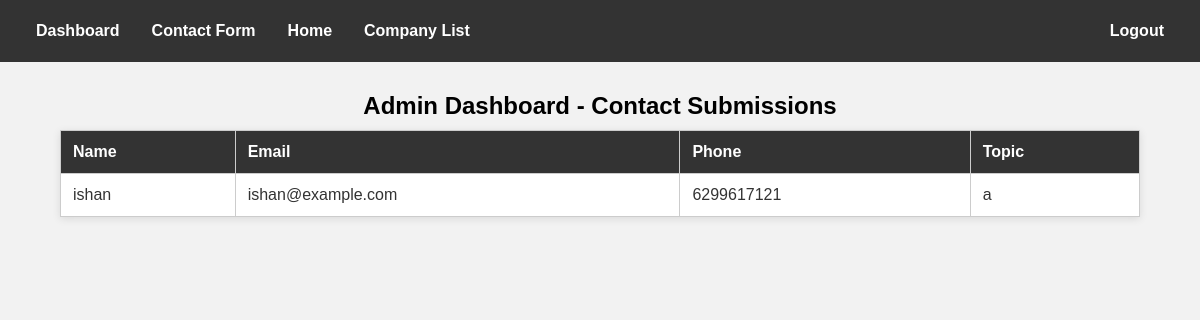
Screenshot of /jobapp/admin-dashboard/ (signed in) with the database file from the repository.
### jobapp/models.py (models this page shows, shortened)
class ContactUs(models.Model):
    name=models.CharField(max_length=20)
    email=models.EmailField(null=True)
    phone=models.CharField(null=True,max_length=10)
    topic=models.TextField()

### jobapp/views.py (the view)
# urls.py: path('admin-dashboard/', views.admin_dashboard, name='admin_dashboard'),
@user_passes_test(lambda u: u.is_superuser)
def admin_dashboard(request):
    contacts = ContactUs.objects.all()
    return render(request, 'admin_dashboard.html', {'contacts': contacts})

### jobapp/templates/admin_dashboard.html (shortened to what this page needs)
<!DOCTYPE html>
<html lang="en">
<head>
</head>
<body>
    <div class="navbar">
        <a href="{% url 'admin_dashboard' %}">Dashboard</a>
        <a href="{% url 'contact' %}">Contact Form</a>
        <a href="{% url 'home' %}">Home</a>
        <a href="{% url 'company_list' %}">Company List</a>
        <a href="{% url 'user_logout' %}" class="right">Logout</a>
    </div>
    <h2>Admin Dashboard - Contact Submissions</h2>
    <table>
        <tr>
            <th>Name</th>
            <th>Email</th>
            <th>Phone</th>
            <th>Topic</th>
        </tr>
        {% for contact in contacts %}
        <tr>
            <td>{{ contact.name }}</td>
            <td>{{ contact.email }}</td>
            <td>{{ contact.phone }}</td>
            <td>{{ contact.topic }}</td>
        </tr>
        {% empty %}
        <tr>
            <td colspan="4">No contact submissions found.</td>
        </tr>
        {% endfor %}
    </table>
</body>
</html>

### jobapp/templates/admin_dashboard.html (style rules this page uses)
body { font-family: Arial, sans-serif; background: #f2f2f2; margin: 0; padding: 0; }
.navbar { background-color: #333; overflow: hidden; padding: 10px 20px; }
.navbar a { float: left; color: white; text-decoration: none; padding: 12px 16px; font-weight: bold; }
.navbar .right { float: right; }
h2 { text-align: center; margin: 30px 0 10px; }
table { width: 90%; margin: auto; border-collapse: collapse; background: #fff; box-shadow: 0 2px 8px rgba(0,0,0,0.1); }
th, td { padding: 12px; border: 1px solid #ccc; text-align: left; }
th { background: #333; color: white; }
td { color: #333; }

### rows the page displays
ContactUs: name "ishan", email "ishan@example.com", phone "6299617121", topic "a"
